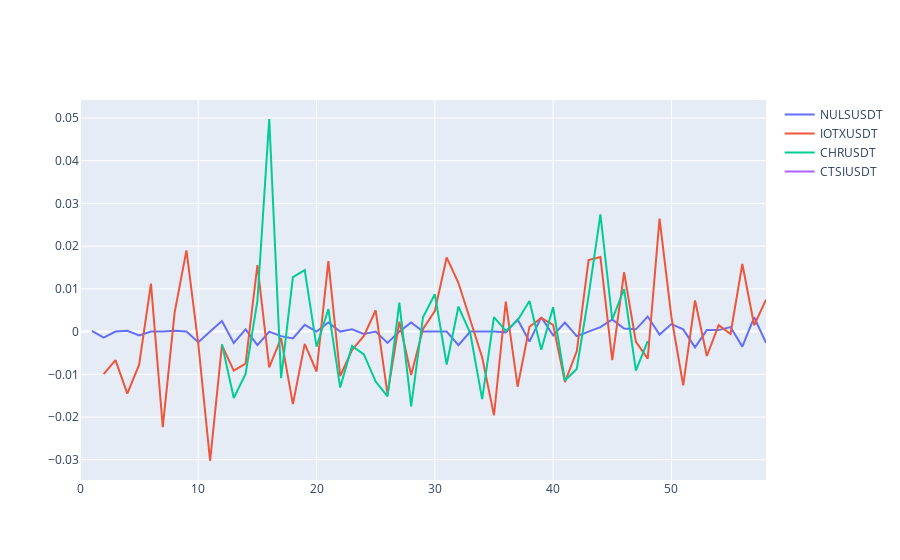

Notebook code for this chart:
### Code cell
fig = go.Figure()
n=0
last_best_symbol = 0
for time in df_returns.Time.unique():
    best_symbol = df_returns[df_returns.Time == time]['Cumulative Ret. 60 min'].idxmax()
    #print(best_symbol, )
    if last_best_symbol != best_symbol:
        df_best = pd.DataFrame(klines[best_symbol])
        df_best = df_best[df_best[0] >= time]
        #y = (df_best[4].astype(float).pct_change()+1).cumprod()
        y = df_best[4].astype(float).pct_change()
        x = [i for i in range(n, len(df_best[4])-1)]

        fig.add_trace(go.Scatter(x=x, y=y,
                        mode='lines',
                        name=best_symbol))
        last_best_symbol = best_symbol
        

    n+=1


fig.show()


# plot the 60 minutes after the buy for each of the 60 minutes (should have 60)
